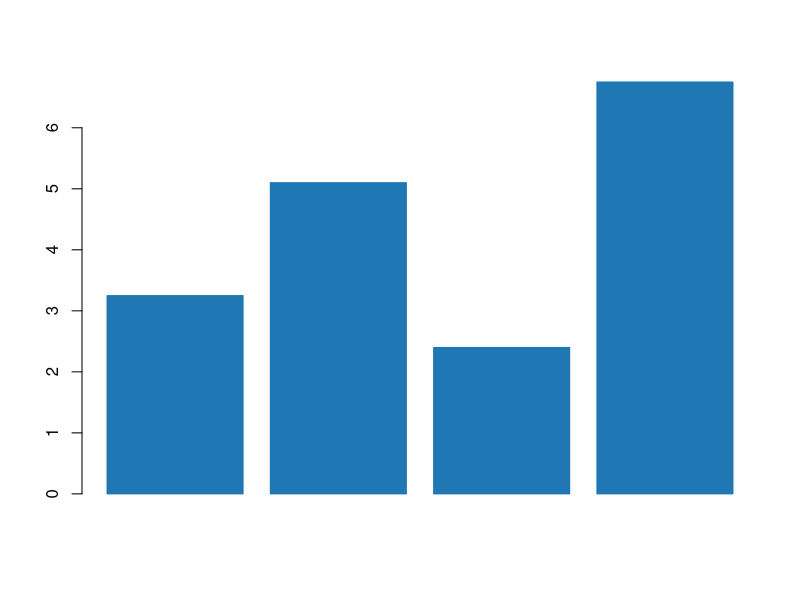
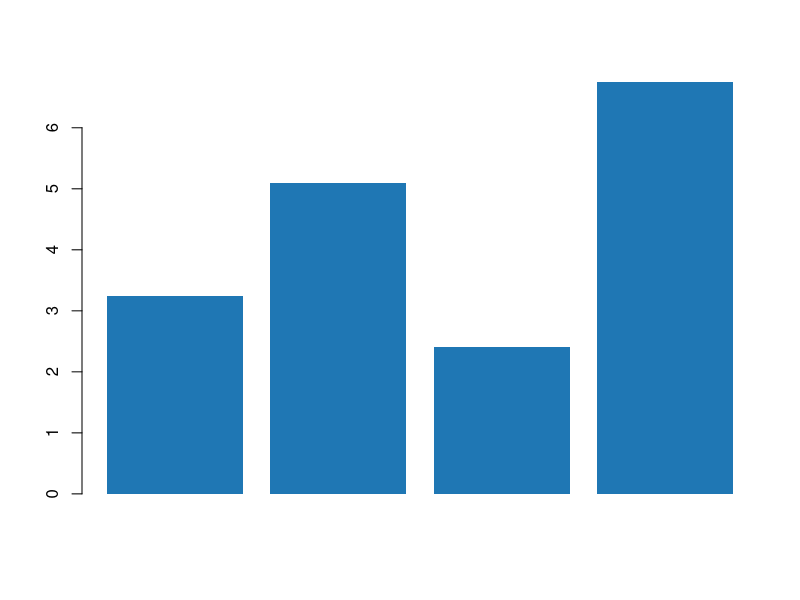
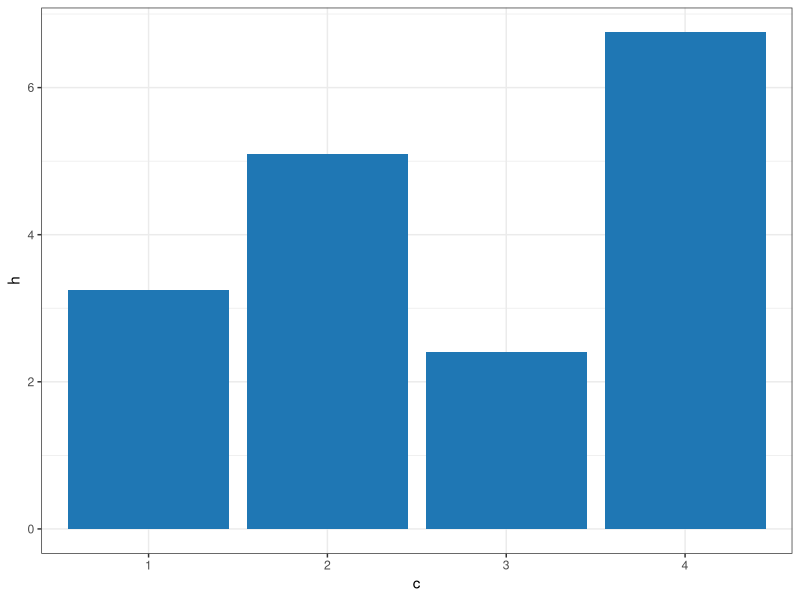

Generate these figures, in order, with R:
# Fixtures for v2.7 V18 (engine/__tests__/barsFromDrawing.test.ts), drawn by R:
# base barplot() through pdf() and cairo_pdf(), and ggplot2's geom_col() through
# pdf(). One series of known heights; the test checks the drawn heights are in
# the data's proportions, so no calibration is needed.
#   Rscript make_bars.R
suppressMessages(library(ggplot2))
here <- dirname(normalizePath(sub("--file=", "", grep("--file=", commandArgs(FALSE), value = TRUE))))
h <- c(3.25, 5.10, 2.40, 6.75)
pdf(file.path(here, "bars-rbase.pdf"), 5, 3.75); barplot(h, col = "#1f77b4", border = "#1f77b4"); dev.off()
cairo_pdf(file.path(here, "bars-rcairo.pdf"), 5, 3.75); barplot(h, col = "#1f77b4", border = NA); dev.off()
p <- ggplot(data.frame(c = factor(1:4), h = h), aes(c, h)) + geom_col(fill = "#1f77b4") + theme_bw()
pdf(file.path(here, "bars-rgg.pdf"), 5, 3.75); print(p); dev.off()
invisible(NULL)
